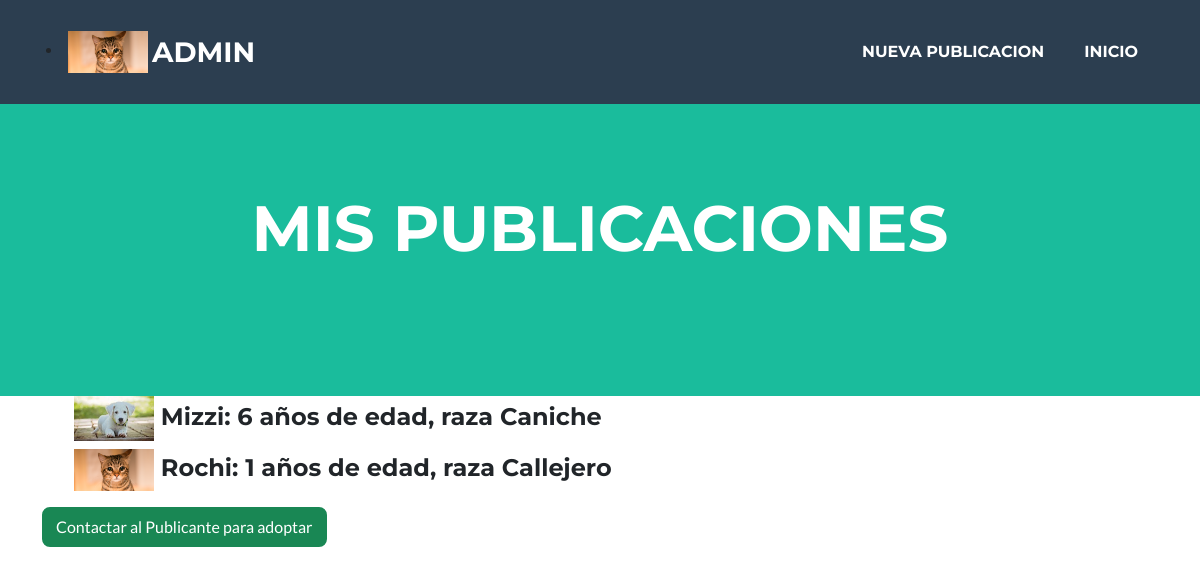
Page /mostrarpublicacion/1 (signed in) on the committed database.
### blog/models.py (models this page shows)
class Publicaciones(models.Model):
    user=models.ForeignKey(User, on_delete=models.CASCADE)
    nombre=models.CharField(max_length=50,blank=True, null=True)
    edad= models.IntegerField()
    descripcion=RichTextField()
    imagen= models.ImageField(upload_to='imagenes')
    especie=models.IntegerField(choices=opciones_especie)
    raza=models.CharField(max_length=50,blank=True, null=True)
    def __str__(self):
        return self.nombre

### blog/views.py (the view)
# urls.py: path('mostrarpublicacion/<id>', mostrarpublicacion, name='mostrarpublicacion'),
@login_required
def mostrarpublicacion(request, id):
    mascotas=Publicaciones.objects.filter(user=request.user)
    print(list(mascotas))
    return render(request, "blog/mostrarpublicacion.html", {'mascotas':mascotas, "imagen":obtenerimagen(request),"avatar":obteneravatar(request)})

### blog/views.py (called while the page is built)
def obteneravatar(request):
    lista=Avatar.objects.filter(user=request.user)
    if len(lista)!=0:
        imagen=lista[0].imagen.url
    else:
        imagen="/media/avatares/avatarpordefecto.jpg"
    return imagen

@login_required
def obtenerimagen(request):
    lista=Publicaciones.objects.filter(user=request.user)
    if lista != 0:
        for img in range(len(lista)):
            print(img)
            imagen=lista[img].imagen.url
    return imagen

### blog/templates/blog/mostrarpublicacion.html (shortened to what this page needs)
{% extends "blog/index.html" %}
{% load static %}
{% block titulo %}
<body id="page-top">
    <nav class="navbar navbar-expand-lg bg-secondary text-uppercase fixed-top" id="mainNav">
        <div class="container">
            <li class="nav-item mx-0 mx-lg-1"><a href="{% url 'agregaravatar' %}"><img src="{{ avatar }}" width="80px"></a></li>
            <a class="navbar-brand" href="#page-top"> {{ user }}</a>
            <div class="collapse navbar-collapse" id="navbarResponsive">
                <ul class="navbar-nav ms-auto">
                    <li class="nav-item mx-0 mx-lg-1"><a class="nav-link py-3 px-0 px-lg-3 rounded" href="{% url 'publicar' %}">Nueva Publicacion</a></li>
                    <li class="nav-item mx-0 mx-lg-1"><a class="nav-link py-3 px-0 px-lg-3 rounded" href="{% url 'inicio' %}">Inicio</a></li>
            </ul>
            </div>
        </div>
    </nav>
<header class="masthead bg-primary text-white text-center">
    <div class="container d-flex align-items-center flex-column">
        <h1 class="masthead-heading text-uppercase mb-0">Mis Publicaciones</h1>
</header>
<section>
    <div class="container">
        <div class="row justify-content-left">
                <div class="portfolio-item mx-auto" data-bs-toggle="modal" data-bs-target="#portfolioModal1">
                    {% if mascotas %}
                    <ul>
                        {% for mascota in mascotas %}
                             <h4><img src="../media/{{ mascota.imagen }}" width="80px"> {{ mascota.nombre }}: {{ mascota.edad }} años de edad, raza {{ mascota.raza }}</h4>
                        {% endfor %}
                    </ul>
                    {% else %}
                    <p>No Tiene Publicaciones Vigentes</p>
                    {% endif %}
<a class="btn btn-success" href="">Contactar al Publicante para adoptar</a>
{% endblock %}

### rows in the picture
Publicaciones: imagen (picture), nombre "Mizzi", edad "6", raza "Caniche"
Publicaciones: imagen (picture), nombre "Rochi", edad "1", raza "Callejero"

### other values in the picture
{{ user }} "ADMIN"
